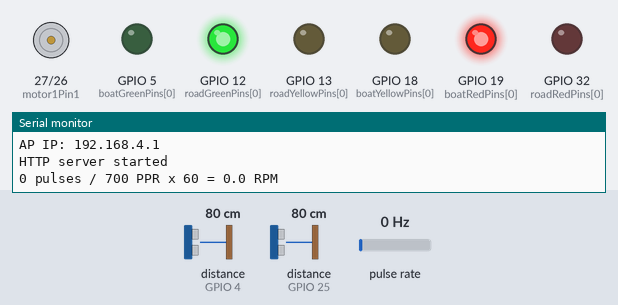
Bench run of a program on a simulated ESP32. Shown: motor-driver pin pairs drawn as motors (green arrow = first pin HIGH = forward, orange = second pin HIGH = backward, longer = more drive, scaled by the enable pin), output pins drawn as LEDs (lit = HIGH), the last lines printed to the serial monitor. Wiring (inferred from the names in the program): 2 × ultrasonic range finder: trigger GPIO 2, echo GPIO 4 / trigger GPIO 33, echo GPIO 25; pulse sensor: data GPIO 22. The inputs (shaded band) are chosen by the test bench; at power-on: distance to the obstacle (sensors on GPIO 4, GPIO 25) 80 cm, pulse rate 0 Hz. The echo pulse lasts 58.3 µs per cm; pins used as bus, display or sensor lines are not drawn.

Above: at 1.2 s.
1.3 s: distance to the obstacle (sensor on GPIO 4) set to 13 cm
2.8 s: distance to the obstacle (sensor on GPIO 4) set to 10 cm
At 3.5 s:
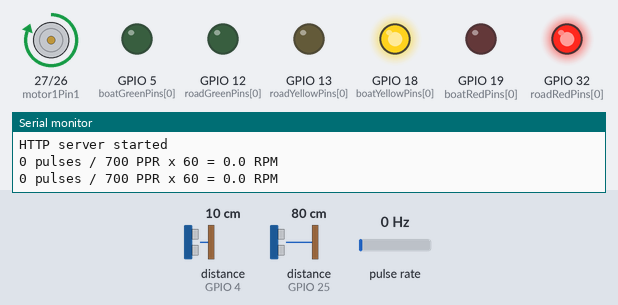
At 8.5 s:
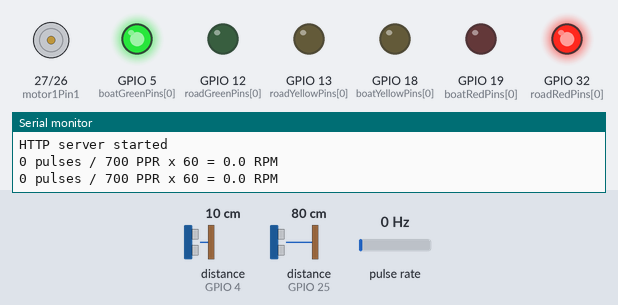
Timing chart, 0 to 29.3 s (numbered marks = the images above; inputs shaded):
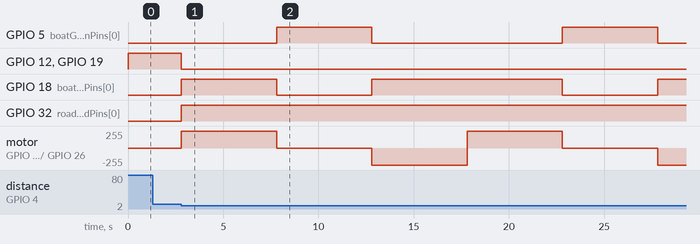

The program:

main.cpp
```cpp
#include <WiFi.h>
#include <WebServer.h>

/* =========================
   Wi-Fi / Web Server
   ========================= */
const char* ssid     = "ESP32_BridgeG30";
const char* password = "LeSyedJames";
WebServer server(80);

/* =========================
   Motor (L298N)
   ========================= */
const int motor1Pin1 = 27;   // IN1
const int motor1Pin2 = 26;   // IN2
const int enable1Pin = 14;   // ENA (PWM)

const int pwmChannel  = 0;
const int freq        = 30000;
const int resolution  = 8;

/* =========================
   Encoder (FIT0186)
   ========================= */
#define ENCODEROUTPUT 700
const int ENCODER_PIN = 22;

volatile unsigned long encoderValue = 0;
void IRAM_ATTR onEncoderRise() { encoderValue++; }

unsigned long prevMillis = 0;
const unsigned long intervalMs = 1000;

/* =========================
   Boat Sensors (ultrasonic)
   ========================= */
int  boatTriggerPins[2] = {2, 33};
int  boatEchoPins[2]    = {4, 25};
const long detectDistance = 10; // cm

/* =========================
   Traffic Lights
   ========================= */
// NOTE: currently only 1 module per side wired → iterate 1 side safely.
// If you later add the second module, set NUM_SIDES = 2 and fill the second pin values.
const int NUM_SIDES = 1;

int boatRedPins[2]    = {19}; // second slot currently uninitialised
int boatYellowPins[2] = {18};
int boatGreenPins[2]  = {5};

int roadRedPins[2]    = {32};
int roadYellowPins[2] = {13};
int roadGreenPins[2]  = {12};

/* =========================
   System State
   ========================= */
String bridgeState      = "Closed";   // Closed, Opening, Open, Closing, Stopped
String boatSensorState  = "Clear";    // Detected, Clear
String systemStatus     = "Ready";    // Ready, Moving, Stopped

/* =========================
   Helpers
   ========================= */
void setBoatLights(bool red, bool yellow, bool green) {
  for (int i = 0; i < NUM_SIDES; i++) {
    digitalWrite(boatRedPins[i],    red);
    digitalWrite(boatYellowPins[i], yellow);
    digitalWrite(boatGreenPins[i],  green);
  }
}

void setRoadLights(bool red, bool yellow, bool green) {
  for (int i = 0; i < NUM_SIDES; i++) {
    digitalWrite(roadRedPins[i],    red);
    digitalWrite(roadYellowPins[i], yellow);
    digitalWrite(roadGreenPins[i],  green);
  }
}

/* =========================
   Motion & State -> Lights (Opposite logic)
   ========================= */
void motorOpen() {
  systemStatus = "Moving";
  bridgeState  = "Opening";

  setBoatLights(false, true,  false); // Boat YELLOW while moving
  setRoadLights(true,  false, false); // Road RED while moving

  digitalWrite(motor1Pin1, HIGH);
  digitalWrite(motor1Pin2, LOW);
  ledcWrite(pwmChannel, 255);
  delay(5000);
  digitalWrite(motor1Pin1, LOW);
  digitalWrite(motor1Pin2, LOW);
  ledcWrite(pwmChannel, 0);

  bridgeState  = "Open";
  setBoatLights(false, false, true);  // Boat GREEN when open
  setRoadLights(true,  false, false); // Road stays RED when open
  systemStatus = "Ready";
}

void motorClose() {
  systemStatus = "Moving";
  bridgeState  = "Closing";

  setBoatLights(false, true,  false); // Boat YELLOW while moving
  setRoadLights(true,  false, false); // Road RED while moving

  digitalWrite(motor1Pin1, LOW);
  digitalWrite(motor1Pin2, HIGH);
  ledcWrite(pwmChannel, 255);
  delay(5000);
  digitalWrite(motor1Pin1, LOW);
  digitalWrite(motor1Pin2, LOW);
  ledcWrite(pwmChannel, 0);

  bridgeState  = "Closed";
  setBoatLights(true,  false, false); // Boat RED when closed
  setRoadLights(false, false, true);  // Road GREEN when closed
  systemStatus = "Ready";
}

long readBoatDistance(int triggerPin, int echoPin) {
  digitalWrite(triggerPin, LOW);
  delayMicroseconds(2);
  digitalWrite(triggerPin, HIGH);
  delayMicroseconds(10);
  digitalWrite(triggerPin, LOW);

  long duration = pulseIn(echoPin, HIGH, 30000);
  if (duration == 0) return -1;
  long distance = duration * 0.034f / 2.0f;
  return distance;
}

/* =========================
   PROGMEM HTML (no page reloads)
   ========================= */
const char HTML_PAGE[] PROGMEM = R"rawliteral(
<!DOCTYPE html>
<html lang="en">
<head>
  <meta charset="UTF-8">
  <title>Bridge Control Panel</title>
  <style>
    body { font-family: Arial, sans-serif; text-align: center; padding: 40px; background:#f7f7f7; }
    #bridge-state { font-size: 22px; margin-bottom: 20px; font-weight: bold; }
    #bridge-visual { width: 180px; height: 180px; background: #ccc; border-radius: 10px; margin: 0 auto 30px;
                     display:flex; align-items:center; justify-content:center; font-size:18px; color:#333;
                     box-shadow: 0 0 10px rgba(0,0,0,0.2); }
    button { border: none; color: white; font-size: 16px; border-radius: 20px; padding: 15px 40px; cursor: pointer; margin: 10px; }
    #toggle-btn { background-color: #79e35c; }
    #stop-btn { background-color: #ff4c4c; }
  </style>
</head>
<body>
  <h2 id="bridge-state">Bridge State: Loading...</h2>
  <div id="bridge-visual">Bridge</div>
  <button id="toggle-btn">Raise/Lower Bridge</button>
  <button id="stop-btn">Emergency Stop</button>

  <script>
    async function updateState() {
      try {
        const res = await fetch('/state');
        const state = await res.text();
        document.getElementById('bridge-state').textContent = 'Bridge State: ' + state;
        const box = document.getElementById('bridge-visual');
        if (state.includes('Open'))      box.style.backgroundColor = '#6ee86e';
        else if (state.includes('Closed')) box.style.backgroundColor = '#f36a6a';
        else if (state.includes('Opening') || state.includes('Closing') || state.includes('Moving'))
          box.style.backgroundColor = '#ffd966';
        else                              box.style.backgroundColor = '#ccc';
      } catch (e) { console.error(e); }
    }

    document.getElementById("toggle-btn").onclick = async () => {
      await fetch("/toggle");
      updateState();
    };

    document.getElementById("stop-btn").onclick = async () => {
      await fetch("/stop");
      updateState();
    };

    setInterval(updateState, 2000);
    updateState();
  </script>
</body>
</html>
)rawliteral";

/* =========================
   Web Routes
   ========================= */
void handleRoot() { server.send_P(200, "text/html", HTML_PAGE); }

void handleState() {
  server.send(200, "text/plain", bridgeState);
}

void handleToggle() {
  if (bridgeState == "Closed" && systemStatus == "Ready") {
    motorOpen();
  } else if (bridgeState == "Open" && systemStatus == "Ready") {
    motorClose();
  }
  server.send(200, "text/plain", "OK");
}

void handleStop() {
  // Immediately stop motor output for safety
  digitalWrite(motor1Pin1, LOW);
  digitalWrite(motor1Pin2, LOW);
  ledcWrite(pwmChannel, 0);
  systemStatus = "Stopped";
  bridgeState  = "Stopped";
  // Make all lights RED as a clear fail-safe
  setBoatLights(true,  false, false);
  setRoadLights(true,  false, false);
  server.send(200, "text/plain", "STOPPED");
}

void setupRoutes() {
  server.on("/", handleRoot);
  server.on("/state", handleState);
  server.on("/toggle", handleToggle);
  server.on("/stop", handleStop);

  // keep your direct routes too (optional but handy)
  server.on("/open",  [](){ motorOpen();  server.send(200, "text/plain", "OPENING");  });
  server.on("/close", [](){ motorClose(); server.send(200, "text/plain", "CLOSING"); });
  server.on("/boatDetected", []() { boatSensorState = "Detected"; server.send(200, "text/plain", "Boat Detected"); });
  server.on("/boatPassed",   []() { boatSensorState = "Clear";    server.send(200, "text/plain", "Boat Cleared");  });
}

/* =========================
   Setup
   ========================= */
void setup() {
  Serial.begin(115200);

  // Encoder
  pinMode(ENCODER_PIN, INPUT_PULLUP);
  attachInterrupt(digitalPinToInterrupt(ENCODER_PIN), onEncoderRise, RISING);

  // Motor setup
  pinMode(motor1Pin1, OUTPUT);
  pinMode(motor1Pin2, OUTPUT);
  pinMode(enable1Pin, OUTPUT);
  ledcSetup(pwmChannel, freq, resolution);
  ledcAttachPin(enable1Pin, pwmChannel);

  // Boat lights
  for (int i = 0; i < NUM_SIDES; i++) {
    pinMode(boatRedPins[i], OUTPUT);
    pinMode(boatYellowPins[i], OUTPUT);
    pinMode(boatGreenPins[i], OUTPUT);
  }

  // Road lights
  for (int i = 0; i < NUM_SIDES; i++) {
    pinMode(roadRedPins[i], OUTPUT);
    pinMode(roadYellowPins[i], OUTPUT);
    pinMode(roadGreenPins[i], OUTPUT);
  }

  // Initial states
  setBoatLights(true,  false, false); // Boat RED
  setRoadLights(false, false, true);  // Road GREEN

  // Boat sensors
  for (int i = 0; i < 2; i++) {
    pinMode(boatTriggerPins[i], OUTPUT);
    pinMode(boatEchoPins[i], INPUT);
  }

  // Wi-Fi / HTTP
  WiFi.softAP(ssid, password);
  Serial.print("AP IP: "); Serial.println(WiFi.softAPIP());
  setupRoutes();
  server.begin();
  Serial.println("HTTP server started");

  encoderValue = 0;
  prevMillis = millis();
}

/* =========================
   Loop
   ========================= */
void loop() {
  server.handleClient();

  // --- RPM calculation every 1s ---
  unsigned long now = millis();
  if (now - prevMillis >= intervalMs) {
    prevMillis = now;

    unsigned long pulses = encoderValue;
    encoderValue = 0;

    float rpm = (float)pulses * 60.0f / ENCODEROUTPUT;
    Serial.print(pulses);
    Serial.print(" pulses / ");
    Serial.print(ENCODEROUTPUT);
    Serial.print(" PPR x 60 = ");
    Serial.print(rpm, 1);
    Serial.println(" RPM");
  }

  // --- Automatic boat detection ---
  bool boatDetected = false;
  for (int i = 0; i < 2; i++) {
    long dist = readBoatDistance(boatTriggerPins[i], boatEchoPins[i]);
    if (dist > 0 && dist <= detectDistance) {
      boatDetected = true;
      break;
    }
  }

  if (boatDetected && bridgeState == "Closed" && systemStatus == "Ready") {
    boatSensorState = "Detected";
    motorOpen();
    delay(5000);
    motorClose();
    boatSensorState = "Clear";
  }
}
```

Measured:
- the behaviour switches between 12 and 11 cm on distance to the obstacle (sensor on GPIO 4) (found by bisection; images 0 and 1)
- after the input at 2.8 s, GPIO 5 (boatGreenPins[0]): alternates HIGH for 5.0 s and LOW for 10.0 s, starting after 5.0 s; GPIO 12 (roadGreenPins[0]): HIGH → LOW at once
